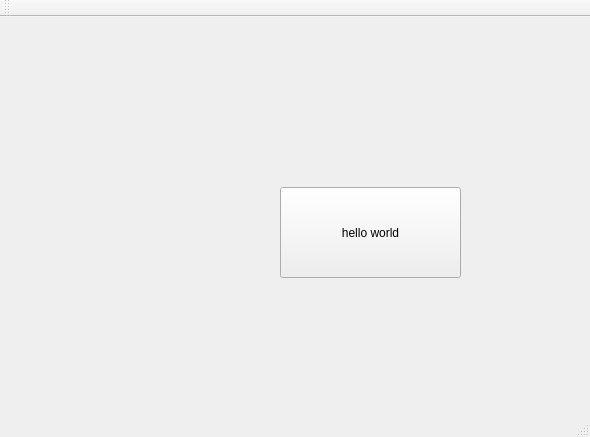
<?xml version="1.0" encoding="UTF-8"?>
<ui version="4.0">
 <class>MainWindow</class>
 <widget class="QMainWindow" name="MainWindow">
  <property name="geometry">
   <rect>
    <x>0</x>
    <y>0</y>
    <width>590</width>
    <height>437</height>
   </rect>
  </property>
  <property name="windowTitle">
   <string>MainWindow</string>
  </property>
  <widget class="QWidget" name="centralWidget">
   <widget class="QPushButton" name="pushButton">
    <property name="geometry">
     <rect>
      <x>280</x>
      <y>170</y>
      <width>181</width>
      <height>91</height>
     </rect>
    </property>
    <property name="text">
     <string>hello world</string>
    </property>
   </widget>
  </widget>
  <widget class="QMenuBar" name="menuBar">
   <property name="geometry">
    <rect>
     <x>0</x>
     <y>0</y>
     <width>590</width>
     <height>23</height>
    </rect>
   </property>
  </widget>
  <widget class="QToolBar" name="mainToolBar">
   <attribute name="toolBarArea">
    <enum>TopToolBarArea</enum>
   </attribute>
   <attribute name="toolBarBreak">
    <bool>false</bool>
   </attribute>
  </widget>
  <widget class="QStatusBar" name="statusBar"/>
 </widget>
 <layoutdefault spacing="6" margin="11"/>
 <resources/>
 <connections>
  <connection>
   <sender>pushButton</sender>
   <signal>clicked()</signal>
   <receiver>MainWindow</receiver>
   <slot>TestSlot2()</slot>
   <hints>
    <hint type="sourcelabel">
     <x>374</x>
     <y>261</y>
    </hint>
    <hint type="destinationlabel">
     <x>134</x>
     <y>116</y>
    </hint>
   </hints>
  </connection>
 </connections>
 <slots>
  <slot>TestSlot2()</slot>
 </slots>
</ui>
